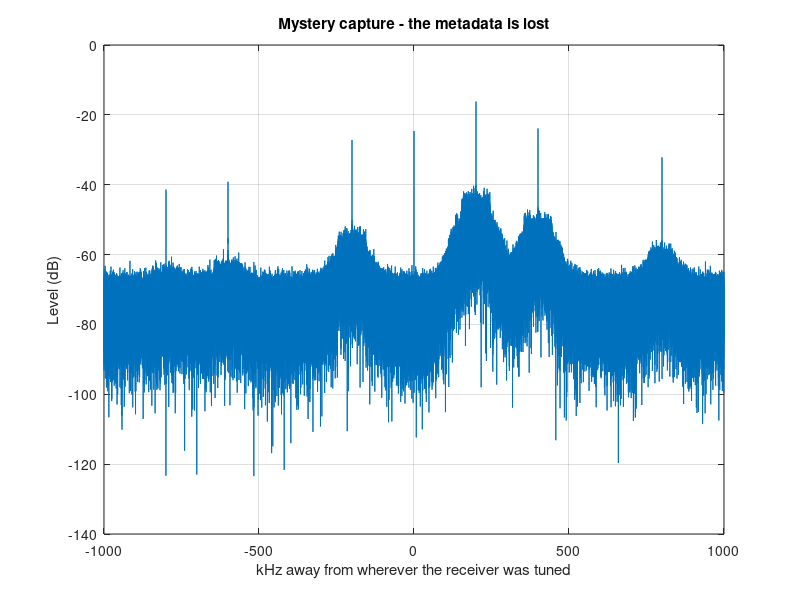

Recreate this plot in MATLAB.
%% ====================================================================
%  Course    : Advanced Radio Communications  (Beacon Red)
%  Day       : 2 - Electromagnetic Fundamentals
%  File      : ex6_challenges.m
%  What      : CHALLENGE tasks that follow Exercise 6.
%  For whom  : anyone who has finished ex6_real_spectrum.m and wants
%              something harder. There are seven challenges. A fast
%              student needs 10 to 20 minutes for each one.
%  Needs     : plain MATLAB (MATLAB Online is fine). NO TOOLBOX.
%              Plus  fm_capture_98MHz.mat  and  fm_capture_98MHz_lowgain.mat
%              in the same folder as this file.
%
%  HOW THESE ARE DIFFERENT FROM THE EXERCISE
%  Exercise 6 told you what to type. These do not. Each challenge is a
%  QUESTION. You decide the method. You write the code. Nobody will
%  tell you the answer - you have to convince yourself, and then
%  convince the person sitting next to you.
%
%  THE RULES
%   1. You may only use what is in the two capture files. No internet,
%      no looking up the local radio stations. The data is the evidence.
%   2. Every number you report needs a method you can defend in one
%      sentence. "MATLAB said so" is not a method.
%   3. If your neighbour gets a different answer, do not assume one of
%      you is wrong. Find out WHY the two methods disagree. That is
%      usually the real lesson.
%   4. Write your answer as a comment under each challenge, in words,
%      with the number. You will be asked to read it out.
%
%  HOW TO RUN THIS FILE
%  Run Section 0 first - it loads the data and sets up the variables
%  every challenge uses. Then pick any challenge and run its section.
%  Running the whole file top to bottom just prints the questions; it
%  will not error, because the answer space is yours to fill in.
%
%  MARKED  [PAIR]  = do it alone first, then compare with one other
%  person before you accept your answer.
% ====================================================================


%% Section 0 - SETUP. Run this first, every time.
clear; clc; close all;

load('fm_capture_98MHz.mat');            % iq, fs, fc, gain_dB, capture_time, source
iq = double(iq);
N  = numel(iq);

lo    = load('fm_capture_98MHz_lowgain.mat');
iq_lo = double(lo.iq);

% The spectrum of the full capture, exactly as in Exercise 6.
S_dB  = 20*log10(abs(fftshift(fft(iq)))/N);
f     = fc + (-N/2:N/2-1)*(fs/N);
f_MHz = f/1e6;

% A piece of band with nothing in it, for measuring the noise floor.
quiet    = (f_MHz > 98.55) & (f_MHz < 98.70);
noise_dB = median(S_dB(quiet));

fprintf('Capture loaded.\n');
fprintf('  %d samples, %.3f ms long, %.1f MHz wide, centred on %.1f MHz\n', ...
        N, 1000*N/fs, fs/1e6, fc/1e6);
fprintf('  receiver gain %g dB (the second file is at %g dB)\n', gain_dB, lo.gain_dB);
fprintf('  noise floor in the quiet band: %.2f dB\n\n', noise_dB);
fprintf('Seven challenges follow. Run one section at a time.\n');

% You will keep needing this pair of lines. Learn them.
%     S_dB  = 20*log10(abs(fftshift(fft(x)))/numel(x));
%     f     = fc + (-numel(x)/2:numel(x)/2-1)*(fs/numel(x));


%% ====================================================================
%  CHALLENGE 1 - HOW SHORT CAN THE RECORDING BE?
%  Suggested time: 15 minutes.
% ====================================================================
%
%  THE SITUATION
%  Your capture is 65.5 ms long. Recording costs time, memory and
%  battery. A drone that has to sweep a whole band cannot afford 65 ms
%  in every channel. So: how much of that recording did you actually
%  need?
%
%  THE QUESTION - part (a)
%  What is the SHORTEST piece of this recording that still shows the
%  two closest stations as TWO separate signals, rather than one lump?
%  Give the answer in samples AND in microseconds.
%
%  THE QUESTION - part (b)
%  What is the shortest piece that still shows ALL SIX stations, each
%  one clearly above the noise?
%
%  IF THE TWO ANSWERS ARE DIFFERENT, EXPLAIN WHY. That explanation is
%  worth more than either number.
%
%  BEFORE YOU WRITE ANY CODE
%  Work out on paper what you EXPECT, from the fact that neighbouring
%  points of an FFT are fs/N apart. Write your prediction down. Then
%  test it. If the measurement disagrees with the prediction, the
%  interesting work starts there.
%
%  WHAT COUNTS AS AN ANSWER
%  A number, plus the test you used to decide "yes, that is two
%  separate signals" or "yes, that station is above the noise".
%  Somebody else must be able to apply your test and get your answer.
%
disp(' ');
disp('CHALLENGE 1 - how short can the recording be? See the comments above.');
disp('  Hint on getting a shorter recording: x = iq(1:n) takes the first n samples.');

% ---------------- YOUR ANSWER GOES BELOW THIS LINE ----------------




% ---------------- YOUR ANSWER GOES ABOVE THIS LINE ----------------


%% ====================================================================
%  CHALLENGE 2 - HOW STRONG IS THE 98.2 MHz STATION?          [PAIR]
%  Suggested time: 25 minutes. This is the hardest one. Do not rush it.
% ====================================================================
%
%  THE TASK
%  Measure how strong the 98.2 MHz station is. Then measure how strong
%  the 98.4 MHz station is. Then say how many dB apart they are.
%
%  THAT SOUNDS EASY. IT IS NOT.
%
%  DO IT LIKE THIS, IN THIS ORDER:
%
%  Step 1. Measure both stations using the whole capture, N = 131072.
%          Write the two numbers down. Write the difference down.
%
%  Step 2. Now do exactly the same measurement using only the first
%          4096 samples. Then only the first 32768. Then 2048.
%          Write those numbers down too.
%
%  Step 3. Look at your table. Something is wrong. The radio signal
%          did not change. Your answer did.
%          HOW BIG IS THE DISAGREEMENT, in dB?
%
%  Step 4. Work out WHY. Do not move on until you can say it in one
%          sentence. A hint that is not a spoiler: the FFT does not
%          measure the frequencies you are interested in. It measures
%          the frequencies fs/N apart that it happens to land on.
%          What if the station is not sitting exactly on one of them?
%
%  Step 5. Now design a BETTER measurement - one that gives the same
%          answer no matter how many samples you use. Test it at all
%          four values of N and show that it is stable.
%
%  [PAIR TASK] Before Step 5, swap answers with one other person.
%  One of you uses N = 131072. The other uses N = 4096. You will get
%  different numbers for the same station. Neither of you has made a
%  mistake. Work out together what the honest number is.
%
%  WHAT COUNTS AS AN ANSWER
%  (i) the size of the disagreement in dB,
%  (ii) one sentence saying what causes it,
%  (iii) a measurement whose answer does not wander when N changes,
%       and the four numbers proving it does not wander.
%
disp(' ');
disp('CHALLENGE 2 - how strong is 98.2 MHz? Read the steps above. [PAIR TASK]');
disp('  Build the table first. Do not try to be clever before you have the table.');

% ---------------- YOUR ANSWER GOES BELOW THIS LINE ----------------




% ---------------- YOUR ANSWER GOES ABOVE THIS LINE ----------------


%% ====================================================================
%  CHALLENGE 3 - ONE OF THESE IS NOT A RADIO STATION
%  Suggested time: 20 minutes.
% ====================================================================
%
%  THE SITUATION
%  Look at the spectrum. There are seven tall peaks. Six of them are
%  transmitters somewhere out there in the city. ONE of them is not a
%  transmitter at all - it is a fault inside the receiver, and it
%  would still be there with the antenna unplugged.
%
%  THE QUESTION
%  Which one is the impostor, and how do you PROVE it from the data?
%
%  THE PART THAT MATTERS
%  Almost anyone can guess which one. What you are being asked for is
%  a TEST - something you compute, that gives a clearly different
%  answer for the impostor than for the six real stations.
%
%  Design at least THREE different tests. For each one, report the
%  number it gives for all seven peaks, and say whether that test
%  actually separates the impostor from the rest.
%
%  BE HONEST ABOUT THE TESTS THAT FAIL. At least one obvious test does
%  NOT work on this data - it gives nearly the same answer for the
%  impostor as for a real station. Finding a test that fails, and
%  saying so, scores higher than three tests that happen to work.
%
%  THINGS YOU MIGHT THINK ABOUT
%   - where exactly is it, to the nearest Hz?
%   - a transmitter sends information. Does this peak carry any?
%   - if you cut the capture into eight short blocks and measure the
%     peak in each block, does it hold still or does it move about?
%   - a real transmitter's audio changes from moment to moment.
%   - what does the average of all the samples, mean(iq), have to do
%     with a spike at the exact centre of the spectrum?
%
%  DO NOT use "it is at a round number" or "it is not on the 200 kHz
%  channel grid" as evidence. Check whether that is even true here
%  before you rely on it.
%
disp(' ');
disp('CHALLENGE 3 - one of the seven peaks is not a station. Prove which.');
disp('  Three tests, with numbers for all seven peaks. Include one test that fails.');

% ---------------- YOUR ANSWER GOES BELOW THIS LINE ----------------




% ---------------- YOUR ANSWER GOES ABOVE THIS LINE ----------------


%% ====================================================================
%  CHALLENGE 4 - WHICH GAIN SETTING WOULD YOU ACTUALLY USE?
%  Suggested time: 15 minutes. There is no single right answer here.
% ====================================================================
%
%  THE SITUATION
%  You have the same piece of band recorded twice: once with the
%  receiver gain at 50 dB, once at 20 dB. iq is the first, iq_lo is
%  the second.
%
%  THE QUESTION - part (a)
%  In each recording, how much of the total captured power is actual
%  radio signal, and how much is just receiver noise? Give it as a
%  percentage of the total, for BOTH files.
%  (Useful fact you can check for yourself: the total power of the
%  samples, mean(abs(x).^2), is the same as the total power added up
%  across the whole spectrum. Either route is fine.)
%
%  THE QUESTION - part (b)
%  You are the engineer. You get to pick ONE gain setting for a
%  mission tomorrow. Which one, and why?
%  Your answer must mention BOTH of these, with numbers:
%    - how clearly you can hear the weakest station you care about,
%    - what happens if a signal much stronger than today's arrives.
%      Look at max(abs(iq)) in each file. The radio cannot represent
%      a sample bigger than 1.0. How much room is left?
%
%  THE QUESTION - part (c)
%  Is EITHER of these two settings the right one? If not, describe the
%  setting you would actually ask for, and what number you would watch
%  to decide you had got it right.
%
%  This is a judgement question. Two sensible engineers can disagree.
%  Marks are for the reasoning, not for picking a side.
%
disp(' ');
disp('CHALLENGE 4 - which gain setting, and why? Signal vs noise, and headroom.');
disp('  You must quote numbers for both files. "Bigger is better" is not an answer.');

% ---------------- YOUR ANSWER GOES BELOW THIS LINE ----------------




% ---------------- YOUR ANSWER GOES ABOVE THIS LINE ----------------


%% ====================================================================
%  CHALLENGE 5 - HOW BUSY IS THIS BAND, REALLY?               [PAIR]
%  Suggested time: 15 minutes, then a class discussion.
% ====================================================================
%
%  THE SITUATION
%  A regulator asks you: of the ten 200 kHz channel slots in this 2 MHz
%  of spectrum, how many are IN USE? They want one number, and they
%  want the rule you used, because they are going to apply your rule to
%  a thousand more captures without you.
%
%  THE QUESTION
%  Write down a rule for "this slot is occupied" BEFORE you look at the
%  answer it gives. Then apply it. Then report:
%     - your rule, in one sentence,
%     - the number of occupied slots,
%     - which slots.
%
%  THEN DO THIS, WHICH IS THE REAL POINT
%  Change the numbers in your rule - make it stricter, then looser -
%  and record how the count changes. Show a small table:
%  rule setting -> number of occupied slots.
%  How much does the answer move? Is there any setting where the count
%  is stable, or does it change every time you touch it?
%
%  [PAIR TASK] Compare your count with one other person. If you have
%  different numbers, do NOT just take the average. Find the slot you
%  disagree about, and work out which rule is the more defensible one
%  and why. Be ready to say your count and your rule out loud.
%
%  A WARNING
%  A rule based only on "is there something big here" will let
%  something into your count that has no business being called an
%  occupied channel. If your count is bigger than you expected, go
%  back and look at Challenge 3.
%
disp(' ');
disp('CHALLENGE 5 - how many of the ten slots are occupied? [PAIR TASK]');
disp('  State the rule BEFORE you look at the answer. Then vary the rule.');

% ---------------- YOUR ANSWER GOES BELOW THIS LINE ----------------




% ---------------- YOUR ANSWER GOES ABOVE THIS LINE ----------------


%% ====================================================================
%  CHALLENGE 6 - WHICH ANTENNA ON THE DESK WOULD ACTUALLY WORK?
%  Suggested time: 15 minutes.
% ====================================================================
%
%  THE SITUATION
%  There are antennas on the trainer's desk. Roughly:
%     A  the short black whip that came in the Pluto box, about 8.6 cm
%        of radiating element (it is designed for around 870 MHz)
%     B  a stubby Wi-Fi antenna, about 3.1 cm of element (2.4 GHz)
%     C  a telescopic whip that pulls out to any length up to 1 m
%     D  a random 15 cm offcut of wire
%
%  THE QUESTION - part (a)
%  For each of the six stations you measured, what is the wavelength,
%  and what is a quarter of it? Then answer: do you need six different
%  antennas, or will one do for all six? Justify it with a number -
%  how much do the six quarter-wave lengths actually differ?
%
%  THE QUESTION - part (b)
%  You pick antenna C and pull it out to the right length. Good.
%  Now: HOW MUCH WORSE would A, B and D be? Put a dB number on each.
%
%  You have not been taught a formula for this. Here is the one piece
%  of physics you need, and you may take it as given:
%
%     For a whip much SHORTER than a quarter wavelength, the useful
%     resistance it presents is about
%           Rr = 40 * pi^2 * (h/lambda)^2   ohms
%     where h is the length of the whip. The receiver input is 50 ohms.
%     The fraction of the available power that gets in is about
%           eta = 4 * Rr * 50 / (Rr + 50)^2
%     A correctly cut quarter-wave whip has Rr of about 36.5 ohms.
%
%  Work out eta in dB for each antenna and compare it with the
%  quarter-wave whip. (This is the BEST case - it ignores another
%  effect that makes a short whip worse still. Say so in your answer.)
%
%  THE QUESTION - part (c)
%  Take your dB penalties and apply them to the numbers you measured
%  today. In Exercise 6 you found how far each station stands above the
%  noise floor. With antenna A instead of a proper quarter wave, which
%  of the six stations would you still be able to listen to, and which
%  would you lose? Assume you need about 15 to 20 dB above the noise to
%  hear a station cleanly.
%
disp(' ');
disp('CHALLENGE 6 - which antenna, and how many dB do you lose with the wrong one?');
disp('  Part (c) is the one that matters: connect the dB penalty to your own measurements.');

% ---------------- YOUR ANSWER GOES BELOW THIS LINE ----------------




% ---------------- YOUR ANSWER GOES ABOVE THIS LINE ----------------


%% ====================================================================
%  CHALLENGE 7 - THE MYSTERY CAPTURE
%  Suggested time: 20 minutes. Finish with this one.
% ====================================================================
%
%  THE SITUATION
%  A colleague hands you a file of IQ samples from a receiver. The
%  notes that came with it are gone. All you know is the sample rate.
%  You do NOT know what frequency the receiver was tuned to.
%
%  The section below sets that up: it gives you the same samples, but
%  with the centre frequency thrown away. The only axis you get is
%  "kHz away from wherever the receiver was tuned".
%
%  THE QUESTION
%  Write a short report - five or six sentences - answering:
%     1. What KIND of signals are these? How do you know?
%     2. What is the channel spacing? What does that tell you?
%     3. How wide is one signal? What does that tell you?
%     4. What service or band do you believe this is, and how
%        confident are you?
%     5. Is there anything in this capture that is NOT a transmission?
%     6. Can you say what absolute frequency the receiver was tuned to?
%        If yes, say how. If no, say exactly why not, and say what
%        extra information you would need.
%
%  Question 6 is the important one. Think hard before you answer it.
%
%  EVIDENCE YOU ARE ALLOWED TO USE
%  Only the samples, the sample rate, and general radio knowledge.
%  You may reuse anything you built in Challenges 1 to 6.
%
%  MARKS ARE FOR REASONING, NOT ARITHMETIC. A confident wrong answer
%  scores nothing. "Here is what the data supports, and here is where
%  it runs out" scores everything.
%
%  THEN, WHEN YOUR REPORT IS WRITTEN
%  Change one line below to  mystery_iq = double(lo.iq);  and run the
%  section again. That is the SAME band recorded with the receiver
%  turned down. Go through your six answers one at a time and mark
%  each one: does it still hold, or did it just fall apart? Say which
%  of your conclusions were robust and which depended on having a
%  clean recording. That last paragraph is the best thing you will
%  write today.
%
mystery_iq = double(iq);                 % samples only
mystery_fs = fs;                         % sample rate is known
% centre frequency: DELIBERATELY NOT PROVIDED.
Nm      = numel(mystery_iq);
Sm_dB   = 20*log10(abs(fftshift(fft(mystery_iq)))/Nm);
f_kHz   = (-Nm/2:Nm/2-1)*(mystery_fs/Nm)/1e3;   % offset from the tuned frequency
clf
plot(f_kHz, Sm_dB); grid on
xlabel('kHz away from wherever the receiver was tuned')
ylabel('Level (dB)')
title('Mystery capture - the metadata is lost')
disp(' ');
disp('CHALLENGE 7 - the mystery capture. Write the six-part report in comments below.');
disp('  Sample rate is known. Centre frequency is NOT. That is the whole point.');

% ---------------- YOUR ANSWER GOES BELOW THIS LINE ----------------
%  1.
%  2.
%  3.
%  4.
%  5.
%  6.



% ---------------- YOUR ANSWER GOES ABOVE THIS LINE ----------------


%% ====================================================================
%  IF YOU FINISH EVERYTHING
% ====================================================================
%  Pick one of these. They are open ended on purpose.
%
%  A. In Challenge 1 you found the shortest capture that shows all six
%     stations. Repeat that measurement using a DIFFERENT slice of the
%     recording each time - say iq(1:n), then iq(20001:20000+n), and so
%     on. Does your answer hold? If it moves, what should you report to
%     somebody who has to trust the number?
%
%  B. Exercise 6 measured how far the noise floor moved between the two
%     gain settings and got about 10 dB, not the 30 dB the gain moved.
%     Using both files, work out how much of the noise is picked up at
%     the antenna and how much is made inside the receiver after the
%     amplifier. Two numbers, one equation, and a sentence saying which
%     one you could fix with a better antenna.
%
%  C. The stations are 200 kHz apart and each one is wider than you
%     might expect. From your own measurement of how wide one station
%     is, argue whether 200 kHz is generous, tight, or about right -
%     and say what would happen to a listener if the regulator had
%     chosen 150 kHz instead.
%
disp(' ');
disp('Extras A, B and C are in the comments at the end of the file.');
